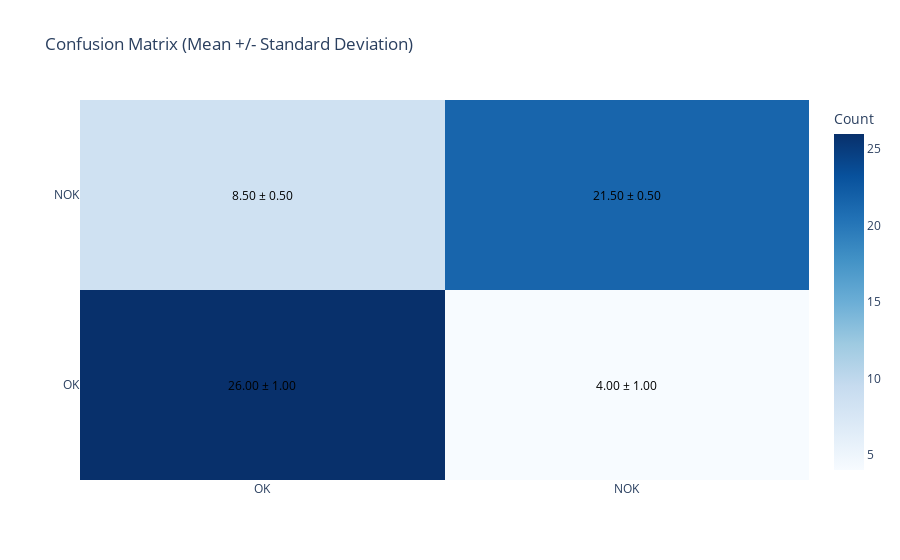

Write notebook code for a chart like this one.
### Code cell
conf_plot

### Figure 1 — Plotly figure (JSON) as saved in the notebook; plotly's stock layout.template omitted (floating-point values rounded to 4 significant figures)
{"data": [{"colorbar": {"title": {"text": "Count"}}, "colorscale": [[0, "rgb(247,251,255)"], [0.125, "rgb(222,235,247)"], [0.25, "rgb(198,219,239)"], [0.375, "rgb(158,202,225)"], [0.5, "rgb(107,174,214)"], [0.625, "rgb(66,146,198)"], [0.75, "rgb(33,113,181)"], [0.875, "rgb(8,81,156)"], [1, "rgb(8,48,107)"]], "hoverongaps": false, "type": "heatmap", "z": [[26, 4], [8.5, 21.5]], "zmax": 26, "zmin": 4}], "layout": {"annotations": [{"font": {"color": "black"}, "showarrow": false, "text": "26.00 ± 1.00", "x": 0, "y": 0}, {"font": {"color": "black"}, "showarrow": false, "text": "4.00 ± 1.00", "x": 1, "y": 0}, {"font": {"color": "black"}, "showarrow": false, "text": "8.50 ± 0.50", "x": 0, "y": 1}, {"font": {"color": "black"}, "showarrow": false, "text": "21.50 ± 0.50", "x": 1, "y": 1}], "title": {"text": "Confusion Matrix (Mean +/- Standard Deviation)"}, "xaxis": {"ticktext": ["OK", "NOK"], "tickvals": [0, 1]}, "yaxis": {"ticktext": ["OK", "NOK"], "tickvals": [0, 1]}}}
